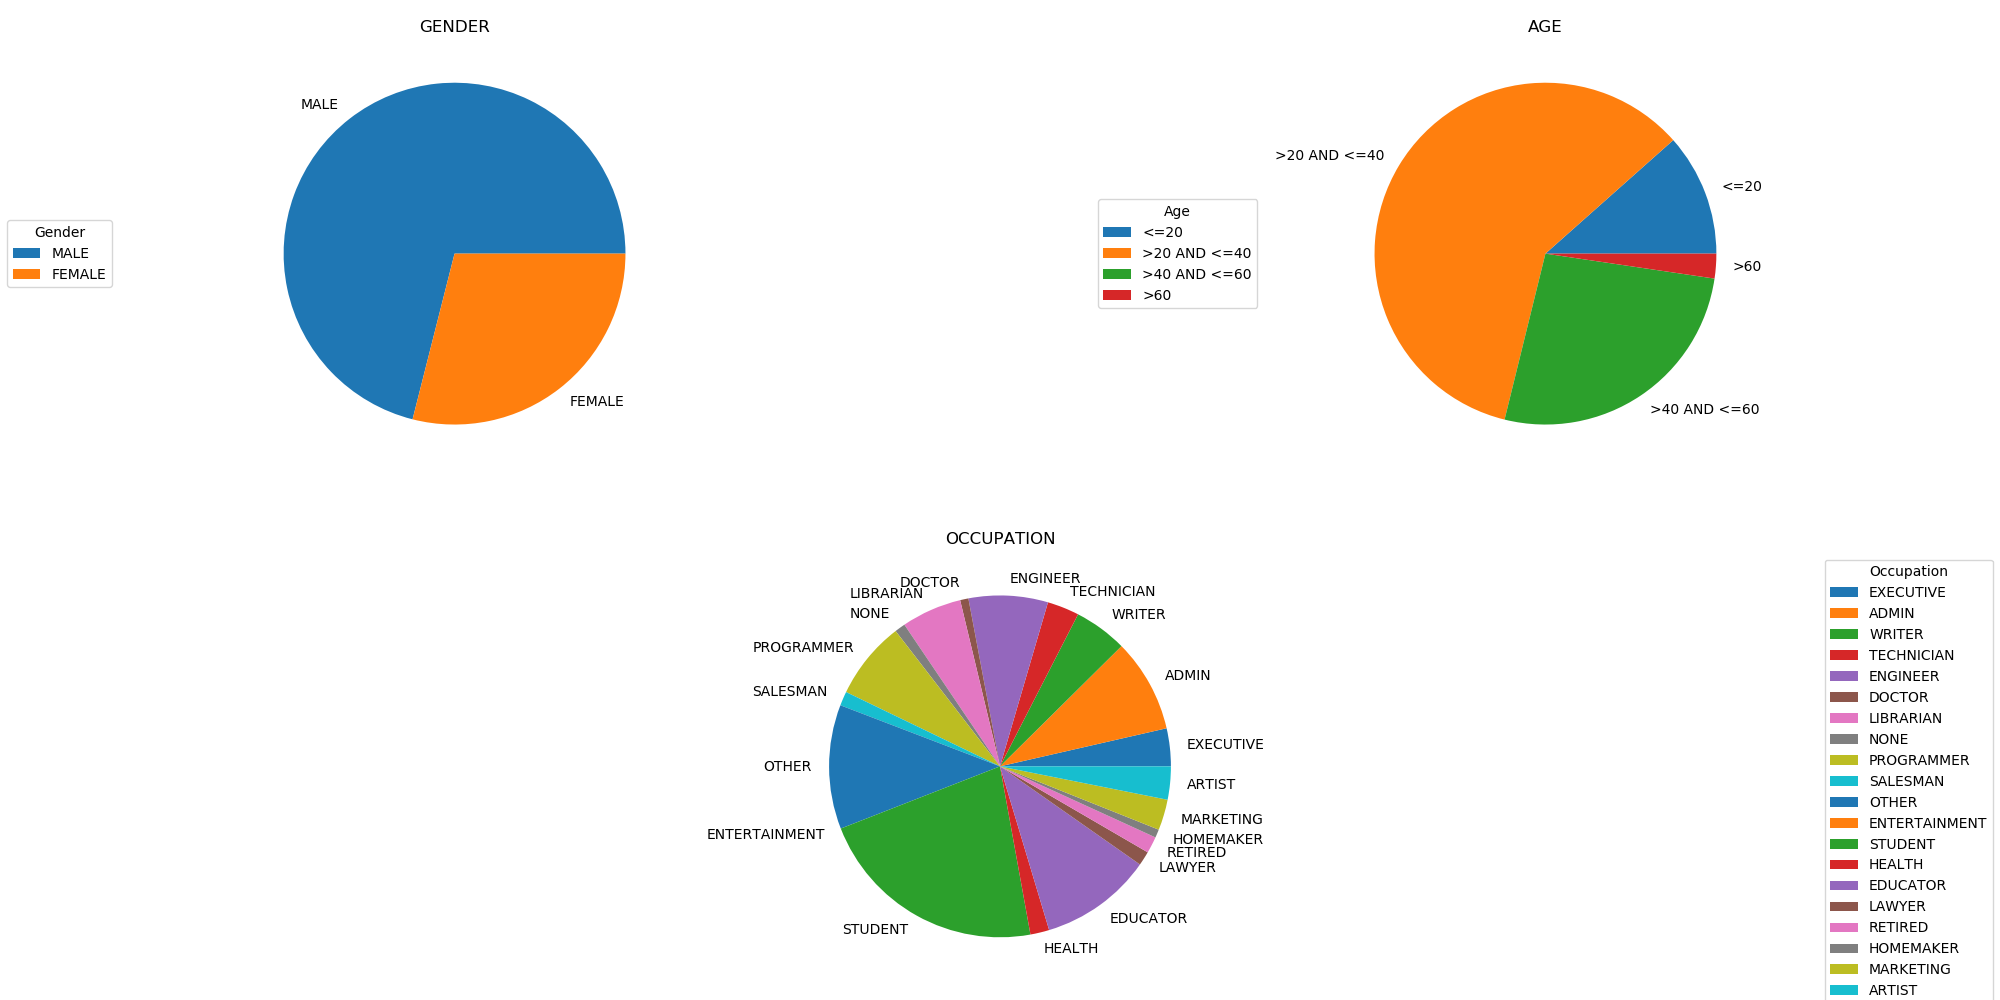

Recreate this plot in Python.
import pandas as pd
import matplotlib.pyplot as p
details=pd.read_csv('u.user',sep='|',names=["User_Id","Age","Gender","Occupation","Zip_code"])
age=details.Age
gender=details.Gender
occupation=details.Occupation

malegender=gender[gender=='M'].count()
femalegender=gender[gender=='F'].count()


technician=occupation[occupation=='technician'].count()
writer=occupation[occupation=='writer'].count()
executive=occupation[occupation=='executive'].count()
admin=occupation[occupation=='administrator'].count()
stud=occupation[occupation=='student'].count()
law=occupation[occupation=='lawyer'].count()
edu=occupation[occupation=='educator'].count()
scientist=occupation[occupation=='scientist'].count()
enter=occupation[occupation=='entertainment '].count()
prog=occupation[occupation=='programmer'].count()
lib=occupation[occupation=='librarian'].count()
engi=occupation[occupation=='engineer'].count()
art=occupation[occupation=='artist'].count()
mark=occupation[occupation=='marketing'].count()
home=occupation[occupation=='homemaker'].count()
other=occupation[occupation=='other'].count()
retired=occupation[occupation=='retired'].count()
health=occupation[occupation=='healthcare'].count()
doc=occupation[occupation=='doctor'].count()
none=occupation[occupation=='none'].count()
sales=occupation[occupation=='salesman'].count()

age20=age[age<=20].count()
age40=age[(age>20)&(age<=40)].count()
age60=age[(age>40)&(age<=60)].count()
agegt60=age[age>60].count()

fig=p.figure()
fig.set_size_inches(20,10)

graph1=fig.add_subplot(2,2,1)
graph2=fig.add_subplot(2,2,2)
graph3=fig.add_subplot(2,1,2)

val=[malegender,femalegender]
val1=[age20,age40,age60,agegt60]
val2=[executive,admin,writer,technician,
      engi,doc,lib,none,prog,
      sales,other,enter,stud,health,edu,law,
      retired,home,mark,art]



graph1.axis('equal')
graph2.axis('equal')
graph3.axis('equal')

graph1.set_title("GENDER")
graph2.set_title("AGE")
graph3.set_title("OCCUPATION")

label1=["MALE","FEMALE"]
label2=["<=20",">20 AND <=40",">40 AND <=60",">60"]
label3=["EXECUTIVE","ADMIN","WRITER","TECHNICIAN",
        "ENGINEER","DOCTOR","LIBRARIAN","NONE","PROGRAMMER",
        "SALESMAN","OTHER","ENTERTAINMENT","STUDENT","HEALTH","EDUCATOR","LAWYER",
        "RETIRED","HOMEMAKER","MARKETING","ARTIST"]


graph1.pie(val,labels=label1)
graph2.pie(val1,labels=label2)
graph3.pie(val2,labels=label3)

graph1.legend(title="Gender",loc="center left")
graph2.legend(title="Age",loc="center left")
graph3.legend(title="Occupation",loc="best")



p.subplots_adjust(left=0.00,right=1.00,top=0.96,bottom=0.02)
p.savefig('Employee Analysis.png')
